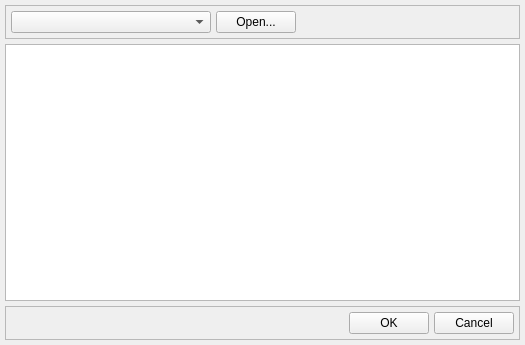
<?xml version="1.0" encoding="UTF-8"?>
<ui version="4.0">
 <class>Asn1Editor</class>
 <widget class="QWidget" name="Asn1Editor">
  <property name="geometry">
   <rect>
    <x>0</x>
    <y>0</y>
    <width>525</width>
    <height>345</height>
   </rect>
  </property>
  <property name="windowTitle">
   <string>ASN.1 Editor</string>
  </property>
  <layout class="QVBoxLayout" name="verticalLayout">
   <property name="spacing">
    <number>5</number>
   </property>
   <property name="leftMargin">
    <number>5</number>
   </property>
   <property name="topMargin">
    <number>5</number>
   </property>
   <property name="rightMargin">
    <number>5</number>
   </property>
   <property name="bottomMargin">
    <number>5</number>
   </property>
   <item>
    <widget class="QFrame" name="frame">
     <property name="frameShape">
      <enum>QFrame::StyledPanel</enum>
     </property>
     <property name="frameShadow">
      <enum>QFrame::Sunken</enum>
     </property>
     <layout class="QHBoxLayout" name="horizontalLayout">
      <property name="spacing">
       <number>5</number>
      </property>
      <property name="leftMargin">
       <number>5</number>
      </property>
      <property name="topMargin">
       <number>5</number>
      </property>
      <property name="rightMargin">
       <number>5</number>
      </property>
      <property name="bottomMargin">
       <number>5</number>
      </property>
      <item>
       <widget class="QComboBox" name="typesCB">
        <property name="sizePolicy">
         <sizepolicy hsizetype="Fixed" vsizetype="Fixed">
          <horstretch>0</horstretch>
          <verstretch>0</verstretch>
         </sizepolicy>
        </property>
        <property name="minimumSize">
         <size>
          <width>200</width>
          <height>0</height>
         </size>
        </property>
        <property name="maximumSize">
         <size>
          <width>200</width>
          <height>16777215</height>
         </size>
        </property>
       </widget>
      </item>
      <item>
       <widget class="QPushButton" name="openBtn">
        <property name="text">
         <string>Open...</string>
        </property>
       </widget>
      </item>
      <item>
       <widget class="QLabel" name="asn1FileLabel">
        <property name="text">
         <string/>
        </property>
       </widget>
      </item>
      <item>
       <spacer name="horizontalSpacer">
        <property name="orientation">
         <enum>Qt::Horizontal</enum>
        </property>
        <property name="sizeHint" stdset="0">
         <size>
          <width>215</width>
          <height>20</height>
         </size>
        </property>
       </spacer>
      </item>
     </layout>
    </widget>
   </item>
   <item>
    <widget class="QTreeView" name="treeView"/>
   </item>
   <item>
    <widget class="QFrame" name="btnFrame">
     <property name="frameShape">
      <enum>QFrame::StyledPanel</enum>
     </property>
     <property name="frameShadow">
      <enum>QFrame::Sunken</enum>
     </property>
     <layout class="QHBoxLayout" name="horizontalLayout_2">
      <property name="spacing">
       <number>5</number>
      </property>
      <property name="leftMargin">
       <number>5</number>
      </property>
      <property name="topMargin">
       <number>5</number>
      </property>
      <property name="rightMargin">
       <number>5</number>
      </property>
      <property name="bottomMargin">
       <number>5</number>
      </property>
      <item>
       <spacer name="horizontalSpacer_2">
        <property name="orientation">
         <enum>Qt::Horizontal</enum>
        </property>
        <property name="sizeHint" stdset="0">
         <size>
          <width>340</width>
          <height>20</height>
         </size>
        </property>
       </spacer>
      </item>
      <item>
       <widget class="QPushButton" name="okBtn">
        <property name="text">
         <string>OK</string>
        </property>
       </widget>
      </item>
      <item>
       <widget class="QPushButton" name="cancelBtn">
        <property name="text">
         <string>Cancel</string>
        </property>
       </widget>
      </item>
     </layout>
    </widget>
   </item>
  </layout>
 </widget>
 <resources/>
 <connections/>
</ui>
